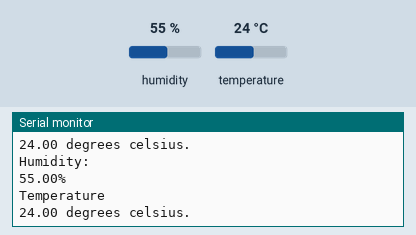
A sketch run on a simulated ESP8266 (NodeMCU). On the bench: the last lines printed to the serial monitor. The inputs (shaded band) are chosen by the test bench; at power-on: humidity 55 %, temperature 24 °C. WiFi joins after 1.5 s; servers stay silent unless stated.

Above: at 3.0 s.
3.1 s: humidity set to 22 %
At 4.3 s:
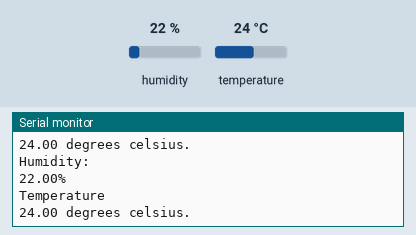
5.8 s: temperature set to 12 °C
At 7.6 s:
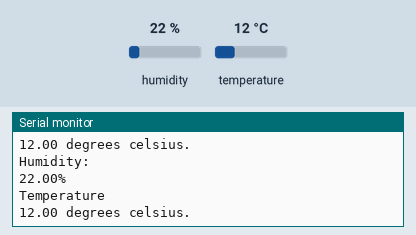
8.5 s: humidity set to 40 %
At 11.3 s:
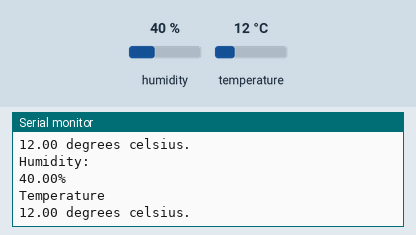
Timing chart, 0 to 12.8 s (numbered marks = the images above; inputs shaded):
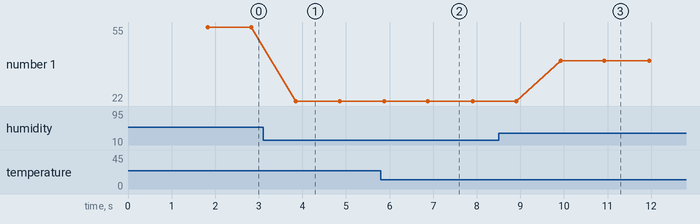

The sketch:

ESP_code.ino
```cpp
//Code
#define BLYNK_TEMPLATE_ID "TMPL3UECg4ptj"
#define BLYNK_TEMPLATE_NAME "ESPDAY2"
#define BLYNK_AUTH_TOKEN "IxZWd3tN4EmxvuBxGd0TmuuaEoViDK8s"
#include <DHT.h>
#include <BlynkSimpleEsp8266.h>

#define DHTPIN 4
#define DHTTYPE DHT11
char auth[]="IxZWd3tN4EmxvuBxGd0TmuuaEoViDK8s";
char ssid[]="OPPO A16";
char pass[]="Piyush9403";
DHT dht(DHTPIN,DHTTYPE);
void setup(){
  Serial.begin(9600);
  Serial.println("DHT Test Successful!");
  Blynk.begin(auth,ssid,pass);
  Serial.println("Blynk Connected Successfully");
  dht.begin();
}
void loop(){
  float h=dht.readHumidity();
  float t= dht.readTemperature();
  float f= dht.readTemperature(true);
  if(isnan(h) || isnan(t)|| isnan(f))
  {
  Serial.println("Something is not working as intended");
  return;
  }
  Serial.println("Humidity:");
  Serial.print(h);
  Serial.println("%");
  Serial.println("Temperature");
  Serial.print(t);
  Serial.println(" degrees celsius.");
  Blynk.virtualWrite(V0, t);
  Blynk.virtualWrite(V1, h);
  delay(1000);
}
```

Measured:
- after the input at 3.1 s, the serial monitor: prints a new line after 0.75 s (image 1)
- after the input at 5.8 s, the serial monitor: prints a new line after 0.08 s (image 2)
- after the input at 8.5 s, the serial monitor: prints a new line after 1.4 s (image 3)
- plotted number 1: 55 → 22 after the input at 3.1 s, 22 → 40 after the input at 8.5 s
